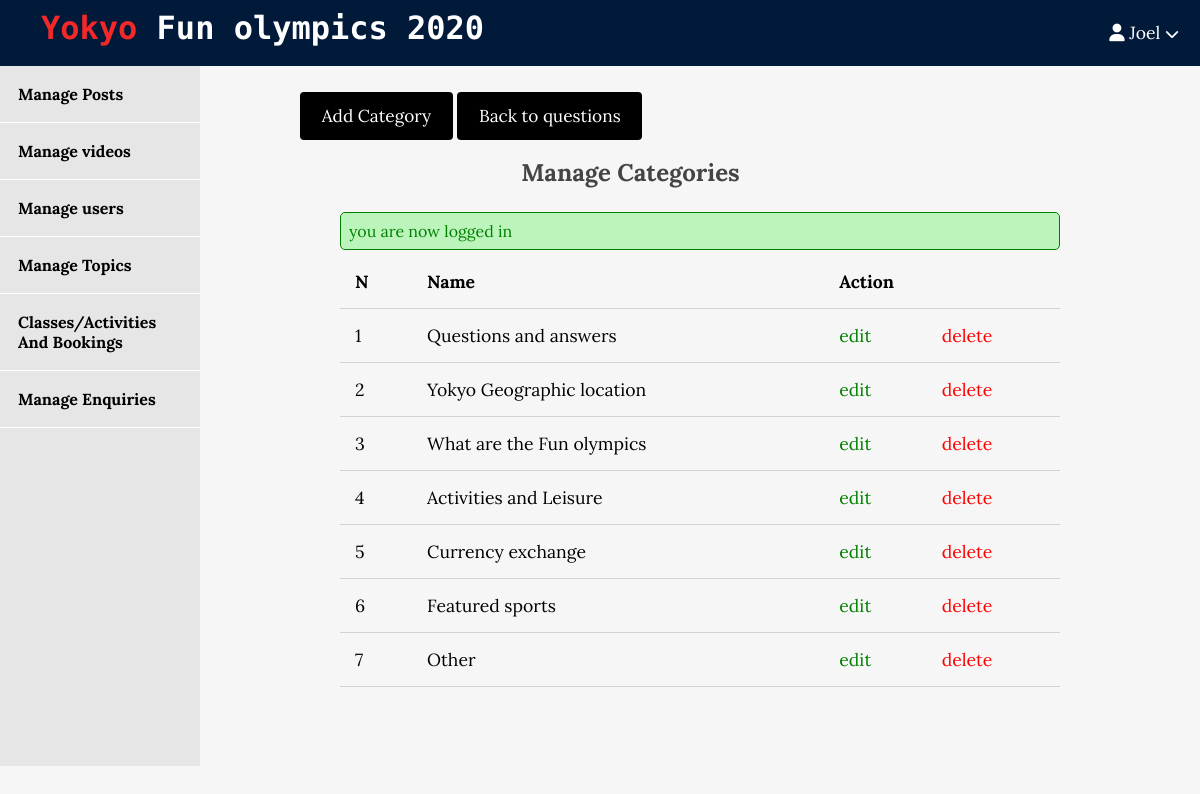
The page /admin/F.A.Q/categories.php (signed in) on the database its author committed.
### tables this page shows
CREATE TABLE `frequently_asked` (
  `id` int(11) NOT NULL,
  `name` varchar(255) NOT NULL,
  `description` varchar(255) NOT NULL
);

### app/controllers/frequents.php (called while the page is built, shortened)
<?php
include(ROOT_PATH . "/app/database/db.php");
$table = 'frequently_asked';
$frequents = selectAll($table);

### app/database/db.php (called while the page is built, shortened)
<?php
 require('connect.php');
function selectAll($table, $conditions = [])
{
 global $conn;
    $sql = "SELECT * FROM $table ";
    if (empty($conditions)){
    $stmt = $conn -> prepare($sql);
    $stmt->execute();
    $records = $stmt->get_result()->fetch_all(MYSQLI_ASSOC);
   return $records;
    }
}

### admin/F.A.Q/categories.php (the view, shortened to what this page needs)
<?php include(ROOT_PATH . "/app/controllers/frequents.php");
?>
<!DOCTYPE html>
<html lang="en">
<head>
<link rel="stylesheet" href="../../assets/css/style.css">
   <link rel="stylesheet" href="../../assets/css/admin.css">
</head>
<body>
<?php include(ROOT_PATH . "/app/includes/adminHeader.php"); ?>
    <div class="admin-wrapper">
<?php include(ROOT_PATH . "/app/includes/adminSidebar.php"); ?>
<div class="admin-content">
    <div class="button-group">
<a href="create.php" class="btn btn-big">Add Category</a>
<a href="index.php" class="btn btn-big"> Back to questions</a>
    </div>
    <div class="content">
        <h2 class="page-title"><b> Manage Categories</b></h2>
        <?php include(ROOT_PATH . "/app/includes/messages.php"); ?>
        <table>
            <th>N</th>
            <th>Name</th>
            <th colspan="2">Action </th>
            </head>
            <tbody>
<?php foreach ($frequents as $key => $frequent): ?>
                <tr>
                    <td><?php echo $key + 1; ?></td>
                    <td> <?php echo $frequent['name']; ?></td>
                    <td><a href="edit.php?id=<?php echo $frequent['id'];?>" class="edit">edit</a></td>
                    <td><a href="categories.php?del_id=<?php echo $frequent['id']; ?>" class="delete">delete</a></td>
                </tr>
<?php endforeach; ?>
            </tbody>
        </table>
    </div>
</div>
</div>
</html>

### assets/css/style.css (style rules this page uses)
* { box-sizing: border-box }
body { padding: 0px; margin: 0px; background:#f6f6f6; font-family: 'lora', serif; }
h1, h2, h3, h4, h5, h6 { font-family:'lora', serif; color: #444; margin: 5px; }
a { text-decoration: none; color: inherit; }
.btn { padding: .5rem 1rem; background:black; color: white; border: 1px solid transparent; border-radius: .25rem; font-size: 1.08em; font-family:'lora', serif; }
.btn-big { padding: .7em 1.3rem; line-height: 1.3rem; }
.content { width: 90%; margin: 30px auto 30px; }

### assets/css/admin.css (style rules this page uses)
.admin-wrapper { display: flex; height: 700px; }
.admin-wrapper .admin-content { flex: 8; height: 100%; background: rgba(254, 255, 255, 0); padding: 40px 100px 100px; overflow-y: scroll; }
.admin-content .page-title { text-align: center; margin-right: 20%; margin-bottom: 1.5rem; }
table { width:100%; border-collapse: collapse; font-size: 1.1rem; }
th, td { padding: 15px; text-align: left; border-bottom: 1px solid #d3d3d3; }
.edit { color: green; }
.delete { color: red; }

### rows shown on the page
frequently_asked: name "Questions and answers"
frequently_asked: name "Yokyo Geographic location"
frequently_asked: name "What are the Fun olympics"
frequently_asked: name "Activities and Leisure"
frequently_asked: name "Currency exchange"
frequently_asked: name "Featured sports"
frequently_asked: name "Other"

### other values the page prints
$_SESSION['username'] "Joel"
$_SESSION['message'] "you are now logged in"
